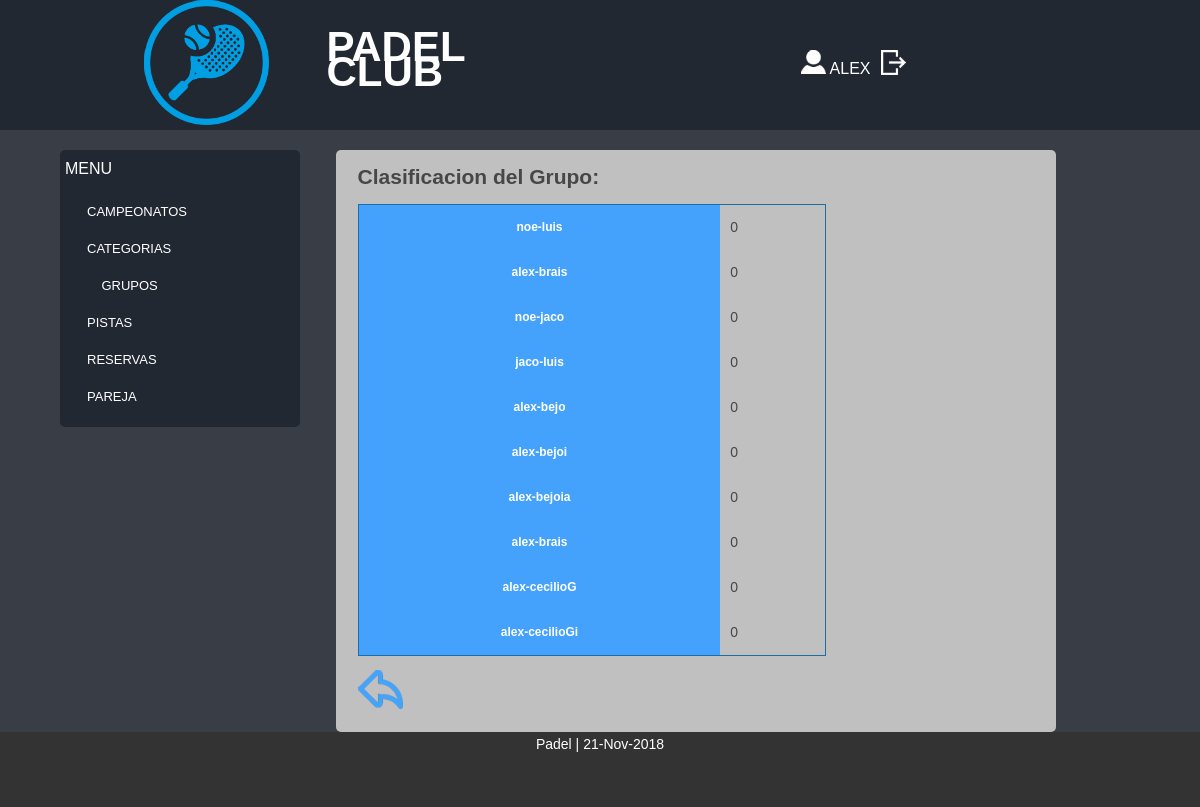
Screenshot of /Controllers/CLASIFICACION_Controller.php?action=CLASIFICACION&idGrupo=8&idCategoria=1&idCampeonato=1 (signed in) with the database file from the repository.
### tables this page shows
CREATE TABLE `PAREJA` (
  `idPareja` int(10) NOT NULL,
  `login1` varchar(10) NOT NULL,
  `login2` varchar(10) NOT NULL
);

### Controllers/CLASIFICACION_Controller.php (called while the page is built, shortened)
<?php
include_once '../Models/ENFRENTAMIENTOS_Model.php';
include '../Views/CLASIFICACION_GRUPO_SHOWALL_View.php';
	if($_REQUEST['action']=='CRUCES'){
		if(comprobarRol('deportista')){
			$ENFRENTAMIENTOS = new ENFRENTAMIENTOS_Model('','','','',$_REQUEST['idCategoria'],$_REQUEST['idCampeonato'],'','','');
			$datos = $ENFRENTAMIENTOS->getResultados();
			new CLASIFICACION_SHOWALL($datos,'../Controllers/CATEGORIAS_Controller.php');
		}
	}else if($_REQUEST['action']=='CLASIFICACION'){
		$ENFRENTAMIENTOS = new ENFRENTAMIENTOS_Model('',$_REQUEST['idGrupo'],'','',$_REQUEST['idCategoria'],$_REQUEST['idCampeonato'],'','','');
		$parejas = $ENFRENTAMIENTOS->getParejas();
		$parejasPuntos = array();
		unset($parejasPuntos);
		new CLASIFICACION_GRUPO_SHOWALL($parejas,'../Controllers/CLASIFICACION_Controller.php?action=CRUCES&idCategoria='.$_REQUEST['idCategoria'].'&idCampeonato='.$_REQUEST['idCampeonato'],$parejasPuntos);
	}
?>

### Models/ENFRENTAMIENTOS_Model.php (called while the page is built, shortened)
<?php
class ENFRENTAMIENTOS_Model {
	var $idGrupo;
	var $GrupoIdCategoria;
	var $GrupoIdCampeonato;
	var $mysqli;
function __construct($idEnfrentamiento,$idGrupo,$idPareja1,$idPareja2,$GrupoIdCategoria,$GrupoIdCampeonato,$set1,$set2,$set3){
	$this->idGrupo = $idGrupo;
	$this->GrupoIdCategoria = $GrupoIdCategoria;
	$this->GrupoIdCampeonato = $GrupoIdCampeonato;
	include_once 'Access_DB.php';
	$this->mysqli = ConnectDB();
}
function getParejas()
{
	$sql = "SELECT `idPareja`, `login1`, `login2` FROM PAREJA p, GRUPO_PAREJA gp WHERE gp.GrupoidGrupo ='$this->idGrupo' AND gp.ParejaidPareja = p.idPareja AND gp.GrupoidCategoria = '$this->GrupoIdCategoria' AND gp.GrupoidCampeonato = '$this->GrupoIdCampeonato'";
	 $result = $this->mysqli->query($sql);
	   if($result->num_rows>0){
		   $j = 0;
		   while($tupla = mysqli_fetch_array($result)){
			  $tuplas[$j] = $tupla;
			  $j++;
		   }
		   return $tuplas;
	   }else{
		   return false;
	   }
}
}
?>

### Models/Access_DB.php (called while the page is built)
<?php
function ConnectDB()
{
    $mysqli = new mysqli("", 'root', '' , 'ABP_11');
	if ($mysqli->connect_errno) {
		include '../View/MESSAGE_View.php';
		new MESSAGE("Fallo al conectar a MySQL: (" . $mysqli->connect_errno . ") " . $mysqli->connect_error, './index.php');
		return false;
	}
	else{
		return $mysqli;
	}
}
?>

### Views/CLASIFICACION_GRUPO_SHOWALL_View.php (the view)
<?php
class CLASIFICACION_GRUPO_SHOWALL {
	function __construct($array,$volver,$lista){
		$this->datos = $array;
		$this->volver = $volver;
		$this->lista = $lista;
		$this->render();
	}
	function render(){
		include 'Header.php';
?>
<h2>Clasificacion del Grupo:</h2>
				<table class="tablas">
					<?php
							foreach($this->datos as $valor){
								echo "<tr><th>".$valor['login1'].'-'.$valor['login2']."</th>";
									if($this->lista[$valor['idPareja']] !=null){
										echo "<td>".$this->lista[(string)$valor['idPareja']]." puntos</td></tr>";
									}else{
										echo "<td>0</td></tr>";
									}
							}
					?>
				</table>
				<p><a href="<?php echo $this->volver?>"><img src="../Views/images/atras.png" title="Atrás" alt="Atrás"></a></p>
<?php
	include 'Footer.php';
	}
}
?>

### Views/css/style.css (style rules this page uses)
* { margin:0px; padding:0px; }
html, body { width:100%; padding:0; margin:0; }
body { background: #393E46;color: #474747;font: 14px/25px Arial, Helvetica, sans-serif; }
.content a { text-decoration:none; font-size:16px; }
.content p,h2,h3,h4,form,table { margin-left:3%; margin-right:3%; margin-top:2%; margin-bottom:2%; }
.tablas { border: 1px solid #1C6EA4; border-collapse: collapse; overflow-x:auto; }
td { padding:10px; }
th { background-color: #45A2FC; padding:10px; color: #FFFFFF; font-size: 12px; }

### rows the page displays
pareja: login1 "noe", login2 "luis", shows "0"
pareja: login1 "alex", login2 "brais", shows "0"
pareja: login1 "noe", login2 "jaco", shows "0"
pareja: login1 "jaco", login2 "luis", shows "0"
pareja: login1 "alex", login2 "bejo", shows "0"
pareja: login1 "alex", login2 "bejoi", shows "0"
pareja: login1 "alex", login2 "bejoia", shows "0"
pareja: login1 "alex", login2 "brais", shows "0"
pareja: login1 "alex", login2 "cecilioG", shows "0"
pareja: login1 "alex", login2 "cecilioGi", shows "0"

### other values shown
$_SESSION['login'] "ALEX"
date("d-M-Y", mktime()) "21-Nov-2018"
